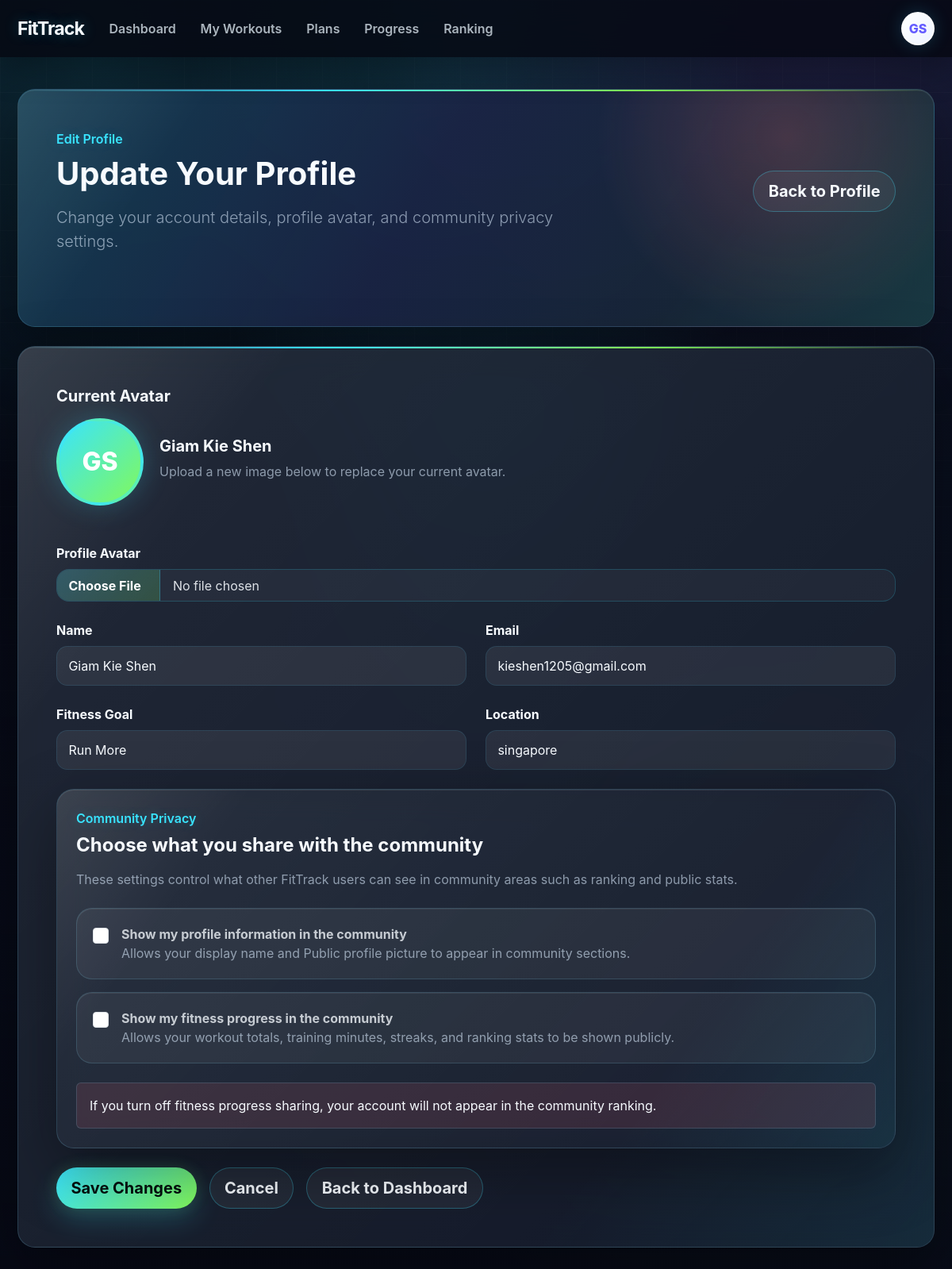
Before: /profile/edit (signed in) with the older database file.
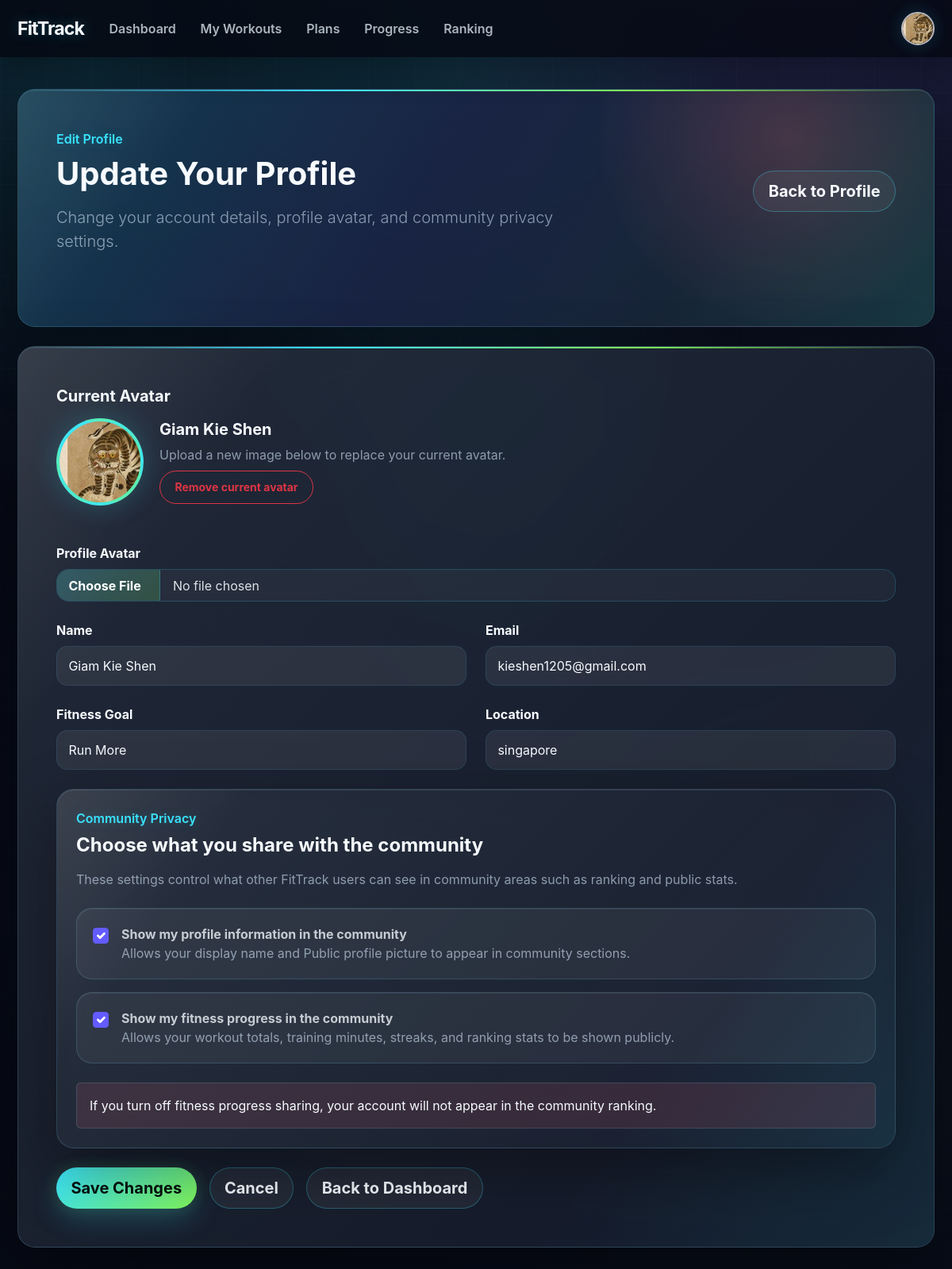
After: the same page with the newer database file.
### app.py (models this page shows, shortened)
class User(db.Model):
    __tablename__ = "users"
    id = db.Column(db.Integer, primary_key=True)
    name = db.Column(db.String(100), nullable=False)
    email = db.Column(db.String(120), unique=True, nullable=False)
    password_hash = db.Column(db.String(255), nullable=False)
    goal = db.Column(db.String(200), nullable=True)
    member_since = db.Column(db.String(50), nullable=True)
    location = db.Column(db.String(100), nullable=True)
    avatar_filename = db.Column(db.String(255), nullable=True)
    daily_minutes_goal = db.Column(db.Integer, nullable=False, default=20)
    weight_goal_kg = db.Column(db.Float, nullable=True)
    show_public_profile = db.Column(db.Boolean, nullable=False, default=True)
    show_public_fitness = db.Column(db.Boolean, nullable=False, default=True)
    workouts = db.relationship(
        "Workout",
        backref="owner",
        lazy=True,
        cascade="all, delete-orphan"
    )
    plan_recommendations = db.relationship(
        "PlanRecommendation",
        backref="owner",
        lazy=True,
        cascade="all, delete-orphan"
    )

### app.py (the view, shortened to what this page needs)
@app.route("/profile/edit", methods=["GET", "POST"])
def edit_profile():
    if not is_logged_in():
        return redirect(url_for("login"))
    user = current_user()
    if user is None:
        session.clear()
        return redirect(url_for("login"))
    return render_template(
        "edit_profile.html",
        profile=user_to_profile_dict(user)
    )

### app.py (called while the page is built)
def is_logged_in():
    return "user_id" in session

def current_user():
    if "user_id" not in session:
        return None
    return db.session.get(User, session["user_id"])

def user_to_profile_dict(user):
    return {
        "name": user.name,
        "email": user.email,
        "goal": user.goal or "No goal set yet.",
        "member_since": user.member_since or "Unknown",
        "location": user.location or "Not set",
        "avatar_filename": user.avatar_filename,
        "show_public_profile": bool(user.show_public_profile),
        "show_public_fitness": bool(user.show_public_fitness),
    }

@app.context_processor
def inject_nav_profile():
    user = current_user()
    if user is None:
        return {
            "nav_profile": None,
            "nav_email": None,
        }
    return {
        "nav_profile": user_to_profile_dict(user),
        "nav_email": user.email,
    }

### templates/edit_profile.html (shortened to what the changed rows need)
<!doctype html>
<html lang="en">
<head>
    <link
        href="https://cdn.jsdelivr.net/npm/bootstrap@5.3.3/dist/css/bootstrap.min.css"
        rel="stylesheet"
    >
    <link
        rel="stylesheet"
        href="{{ url_for('static', filename='css/styles.css') }}"
    >
</head>
<body class="premium-app-page profile-page edit-profile-page">
<header>
    <nav class="navbar navbar-expand-lg navbar-dark bg-success">
        <div class="container">
            <div class="collapse navbar-collapse" id="appNav">
                <div class="d-flex align-items-center mt-3 mt-lg-0">
                    <div class="dropdown">
                        <button
                            class="btn p-0 border-0 bg-transparent profile-dropdown-toggle"
                            type="button"
                            data-bs-toggle="dropdown"
                            aria-expanded="false"
                            aria-label="Open profile menu"
                        >
                            {% if nav_profile and nav_profile.avatar_filename %}
                                <img
                                    src="{{ url_for('static', filename='uploads/' ~ nav_profile.avatar_filename) }}"
                                    alt="Profile"
                                    class="profile-icon"
                                >
                            {% else %}
                                <span class="profile-icon profile-icon-fallback">
                                    {% if nav_profile and nav_profile.name %}
                                        {% set name_parts = nav_profile.name.split() %}
                                        {{ name_parts[0][0]|upper }}{% if name_parts|length > 1 %}{{ name_parts[-1][0]|upper }}{% endif %}
                                    {% elif nav_email %}
                                        {{ nav_email[0]|upper }}
                                    {% else %}
                                        U
                                    {% endif %}
                                </span>
                            {% endif %}
                        </button>
                    </div>
                </div>
            </div>
        </div>
    </nav>
</header>
<main class="py-5">
    <div class="container">
        <section class="card border-0 shadow-sm hero-card mb-4">
            <div class="card-body p-4 p-lg-5">
                <div class="row align-items-center g-4">
                    <div class="col-lg-8">
                        <h1 class="display-6 fw-bold mb-3">
                            Update Your Profile
                        </h1>
                    </div>
                </div>
            </div>
        </section>
        <section class="card border-0 shadow-sm dashboard-info-card">
            <div class="card-body p-4 p-lg-5">
                <form
                    method="POST"
                    action="{{ url_for('edit_profile') }}"
                    enctype="multipart/form-data"
                >
                    <div class="mb-5">
                        <h2 class="h5 fw-bold mb-3">
                            Current Avatar
                        </h2>
                        <div class="avatar-preview-row">
                            {% if profile.avatar_filename %}
                                <img
                                    src="{{ url_for('static', filename='uploads/' ~ profile.avatar_filename) }}"
                                    alt="Current avatar"
                                    class="avatar-preview-box"
                                >
                            {% else %}
                                <div class="avatar-preview-box avatar-preview-fallback">
                                    {% if profile.name %}
                                        {% set name_parts = profile.name.split() %}
                                        {{ name_parts[0][0]|upper }}{% if name_parts|length > 1 %}{{ name_parts[-1][0]|upper }}{% endif %}
                                    {% else %}
                                        U
                                    {% endif %}
                                </div>
                            {% endif %}
                            <div class="avatar-preview-info">
                                <h3 class="h5 fw-bold mb-2">
                                    {{ profile.name }}
                                </h3>
                                <p class="text-muted mb-2">
                                    Upload a new image below to replace your current avatar.
                                </p>
                                {% if profile.avatar_filename %}
                                    <button
                                        type="submit"
                                        name="action"
                                        value="remove_avatar"
                                        class="btn btn-outline-danger btn-sm"
                                    >
                                        Remove current avatar
                                    </button>
                                {% endif %}
                            </div>
                        </div>
                    </div>
                    <div class="row g-4 mb-4">
                        <div class="col-md-6">
                            <label for="name" class="form-label">Name</label>
                            <input
                                type="text"
                                class="form-control"
                                id="name"
                                name="name"
                                value="{{ profile.name }}"
                                required
                            >
                        </div>
                        <div class="col-md-6">
                            <label for="email" class="form-label">Email</label>
                            <input
                                type="email"
                                class="form-control"
                                id="email"
                                value="{{ profile.email }}"
                                readonly
                            >
                        </div>
                        <div class="col-md-6">
                            <label for="goal" class="form-label">Fitness Goal</label>
                            <input
                                type="text"
                                class="form-control"
                                id="goal"
                                name="goal"
                                value="{{ profile.goal }}"
                                placeholder="Stay consistent"
                            >
                        </div>
                        <div class="col-md-6">
                            <label for="location" class="form-label">Location</label>
                            <input
                                type="text"
                                class="form-control"
                                id="location"
                                name="location"
                                value="{{ profile.location }}"
                                placeholder="Perth, WA"
                            >
                        </div>
                    </div>
                    <div class="card border-0 shadow-sm mb-4" style="border-radius: 1.5rem;">
                        <div class="card-body p-4">
                            <h2 class="h4 fw-bold mb-3">
                                Choose what you share with the community
                            </h2>
                            <div class="d-grid gap-3">
                                <label class="privacy-option">
                                    <div class="d-flex align-items-start gap-3">
                                        <input
                                            class="form-check-input mt-1"
                                            type="checkbox"
                                            name="show_public_profile"
                                            id="show_public_profile"
                                            {% if profile.show_public_profile %}checked{% endif %}
                                        >
                                        <div>
                                            <strong>Show my profile information in the community</strong>
                                            <p class="text-muted mb-0">
                                            </p>
                                        </div>
                                    </div>
                                </label>
                                <label class="privacy-option">
                                    <div class="d-flex align-items-start gap-3">
                                        <input
                                            class="form-check-input mt-1"
                                            type="checkbox"
                                            name="show_public_fitness"
                                            id="show_public_fitness"
                                            {% if profile.show_public_fitness %}checked{% endif %}
                                        >
                                        <div>
                                            <strong>Show my fitness progress in the community</strong>
                                            <p class="text-muted mb-0">
                                            </p>
                                        </div>
                                    </div>
                                </label>
                            </div>
                        </div>
                    </div>
                </form>
            </div>
        </section>
    </div>
</main>
</body>
</html>

Changed rows visible on the page:
changed User "Giam Kie Shen": avatar_filename: picture added; avatar_filename empty → "2_20260517103055.jpg" (drawn)
Other visible differences:
form field show_public_profile: "☐" → "☑"
form field show_public_fitness: "☐" → "☑"
{{ name_parts[0][0]|upper }}: "G" → (not shown)
{{ name_parts[-1][0]|upper }}: "S" → (not shown)
text now shown: "Remove current avatar"
